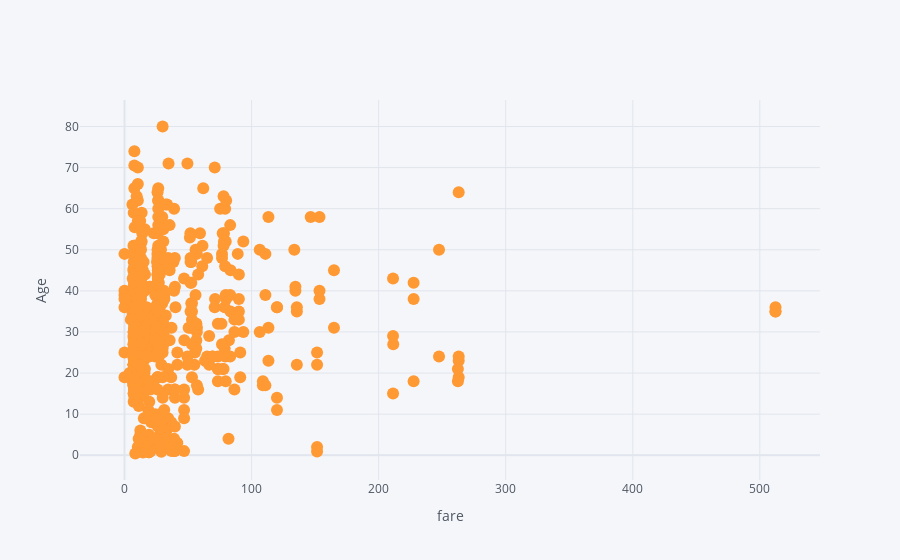

Notebook code for this chart:
### Code cell
df2.iplot(kind="scatter", x = 'fare',y = 'age',mode="markers",xTitle = "fare",yTitle='Age')

### Figure 1 — Plotly figure (JSON) as saved in the notebook; plotly's stock layout.template omitted (floating-point values rounded to 4 significant figures; data arrays with more than 128 entries replaced by an {"elided": "..."} marker saying what was removed)
{"data": [{"line": {"color": "rgba(255, 153, 51, 1.0)", "dash": "solid", "shape": "linear", "width": 1.3}, "marker": {"size": 12, "symbol": "circle"}, "mode": "markers", "name": "age", "text": "", "type": "scatter", "x": {"elided": "891 float values"}, "y": {"elided": "891 mixed values"}}], "layout": {"legend": {"bgcolor": "#F5F6F9", "font": {"color": "#4D5663"}}, "paper_bgcolor": "#F5F6F9", "plot_bgcolor": "#F5F6F9", "title": {"font": {"color": "#4D5663"}}, "xaxis": {"gridcolor": "#E1E5ED", "showgrid": true, "tickfont": {"color": "#4D5663"}, "title": {"font": {"color": "#4D5663"}, "text": "fare"}, "zerolinecolor": "#E1E5ED"}, "yaxis": {"gridcolor": "#E1E5ED", "showgrid": true, "tickfont": {"color": "#4D5663"}, "title": {"font": {"color": "#4D5663"}, "text": "Age"}, "zerolinecolor": "#E1E5ED"}}}
